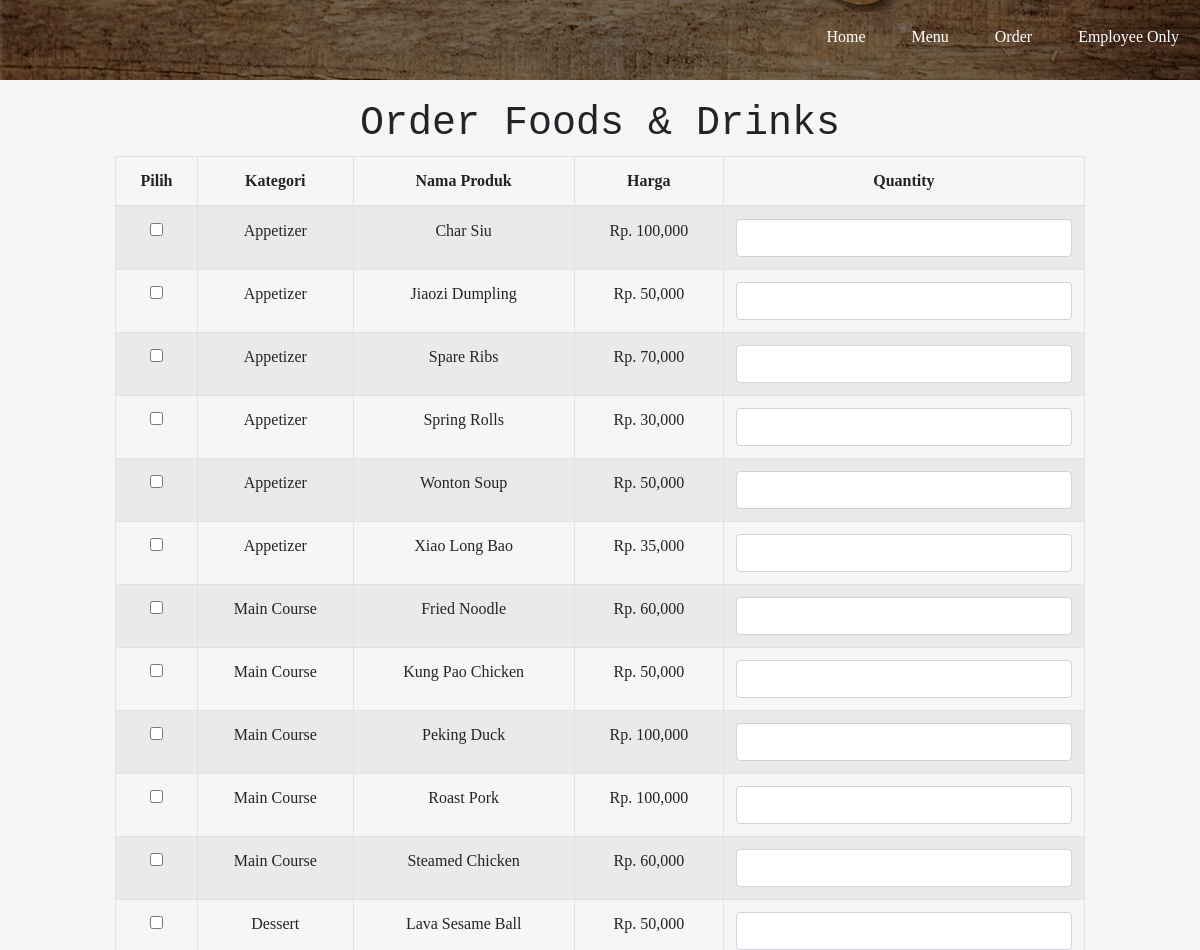
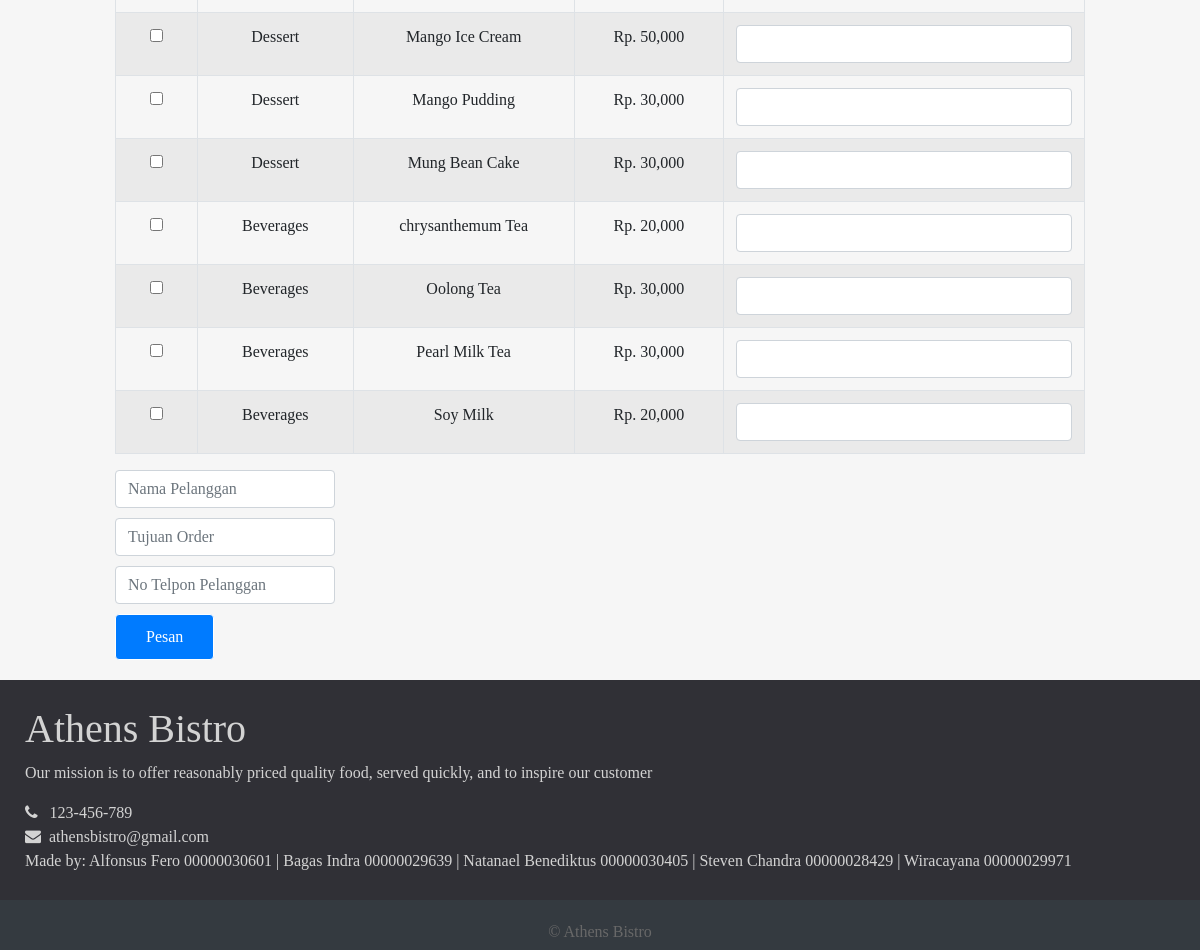
The app's page /order.php with its own data (2 pictures, top to bottom).
### tables this page shows
CREATE TABLE `produk` (
  `id_produk` int(11) NOT NULL,
  `id_kategori` int(11) NOT NULL,
  `nama_produk` varchar(50) NOT NULL,
  `deskripsi` varchar(200) NOT NULL,
  `harga` double NOT NULL,
  `image` varchar(100) NOT NULL
);

CREATE TABLE `kategori` (
  `id_kategori` int(11) NOT NULL,
  `nama_kategori` varchar(15) NOT NULL
);

### order.php (the view)
<?php include('header.php'); ?>
<body>
	<header class="order">
		<div class="main">
			<?php include('navigationbar.php'); ?>
		</div>
	</header>
	<div class="page-wrapper">
		<div class="container">
		<h1 class="text-center" style="margin-top: 20px; font-family: courier;">Order Foods & Drinks</h1>
		<form method="POST" action="pembelian.php">
			<table class="table table-striped table-bordered">
			<thead>
				<th class="text-center">Pilih</th>
				<th class="text-center">Kategori</th>
				<th class="text-center">Nama Produk</th>
				<th class="text-center">Harga</th>
				<th class="text-center">Quantity</th>
			</thead>
			<tbody>
				<?php
					$sql="SELECT * FROM produk JOIN kategori ON kategori.id_kategori=produk.id_kategori ORDER BY produk.id_kategori ASC, produk.nama_produk ASC";
					$query=$connection->query($sql);
					$i=0;
					while($row=$query->fetch_array()){
						?>
						<tr>
							<td class="text-center"><input type="checkbox" value="<?php echo $row['id_produk']; ?>seperator<?php echo $i; ?>" name="id_produk[]" style=""></td>
							<td class="text-center"><?php echo $row['nama_kategori']; ?></td>
							<td class="text-center"><?php echo $row['nama_produk']; ?></td>
							<td class="text-center"> <?php echo "Rp. "; echo number_format($row['harga']); ?></td>
							<td class="text-center"><input type="text" class="form-control" name="quantity<?php echo $i; ?>"></td>
						</tr>
						<?php
						$i++;
					}
				?>
			</tbody>
		</table>
		<div class="row">
			<div class="col-md-3">
				<input type="text" name="pelanggan" class="form-control" placeholder="Nama Pelanggan" required>
				<input type="text" name="tujuan_order" class="form-control" placeholder="Tujuan Order" required style="margin-top: 10px; margin-bottom: 10px;">
				<input type="text" name="telpon" class="form-control" placeholder="No Telpon Pelanggan" required style="margin-top: 10px; margin-bottom: 10px;">
				<button type="submit" class="btn btn-primary">Pesan</button>
			</div>
		</div>
		</form>
	</div>
	</div>
	<?php include('footer.php'); ?>
</body>
</html>

### header.php (style rules this page uses)
* { margin: 0; padding: 0; font-family: Century Gothic; }
header.order { background-image: linear-gradient(rgba(0,0,0,0.5), rgba(0,0,0,0.5)), url(images/menubackg.jpg); height: 10vh; background-size: cover; background-position: center; }
html, body { height: 100%; padding: 0px; margin: 0px; background: #f6f6f6; }
.main { max-width: 1200px; margin: auto; }
.btn { border: 1px solid #fff; padding: 10px 30px; color: #fff; text-decoration: none; transition: 0.6s ease; }
.container { max-width: 1000px; }

### records on screen
produk: id_kategori.nama_kategori "Appetizer", nama_produk "Char Siu", harga "100,000"
produk: id_kategori.nama_kategori "Appetizer", nama_produk "Jiaozi Dumpling", harga "50,000"
produk: id_kategori.nama_kategori "Appetizer", nama_produk "Spare Ribs", harga "70,000"
produk: id_kategori.nama_kategori "Appetizer", nama_produk "Spring Rolls", harga "30,000"
produk: id_kategori.nama_kategori "Appetizer", nama_produk "Wonton Soup", harga "50,000"
produk: id_kategori.nama_kategori "Appetizer", nama_produk "Xiao Long Bao", harga "35,000"
produk: id_kategori.nama_kategori "Main Course", nama_produk "Fried Noodle", harga "60,000"
produk: id_kategori.nama_kategori "Main Course", nama_produk "Kung Pao Chicken", harga "50,000"
produk: id_kategori.nama_kategori "Main Course", nama_produk "Peking Duck", harga "100,000"
produk: id_kategori.nama_kategori "Main Course", nama_produk "Roast Pork", harga "100,000"
produk: id_kategori.nama_kategori "Main Course", nama_produk "Steamed Chicken", harga "60,000"
produk: id_kategori.nama_kategori "Dessert", nama_produk "Lava Sesame Ball", harga "50,000"
produk: id_kategori.nama_kategori "Dessert", nama_produk "Mango Ice Cream", harga "50,000"
produk: id_kategori.nama_kategori "Dessert", nama_produk "Mango Pudding", harga "30,000"
produk: id_kategori.nama_kategori "Dessert", nama_produk "Mung Bean Cake", harga "30,000"
produk: id_kategori.nama_kategori "Beverages", nama_produk "chrysanthemum Tea", harga "20,000"
produk: id_kategori.nama_kategori "Beverages", nama_produk "Oolong Tea", harga "30,000"
produk: id_kategori.nama_kategori "Beverages", nama_produk "Pearl Milk Tea", harga "30,000"
produk: id_kategori.nama_kategori "Beverages", nama_produk "Soy Milk", harga "20,000"
